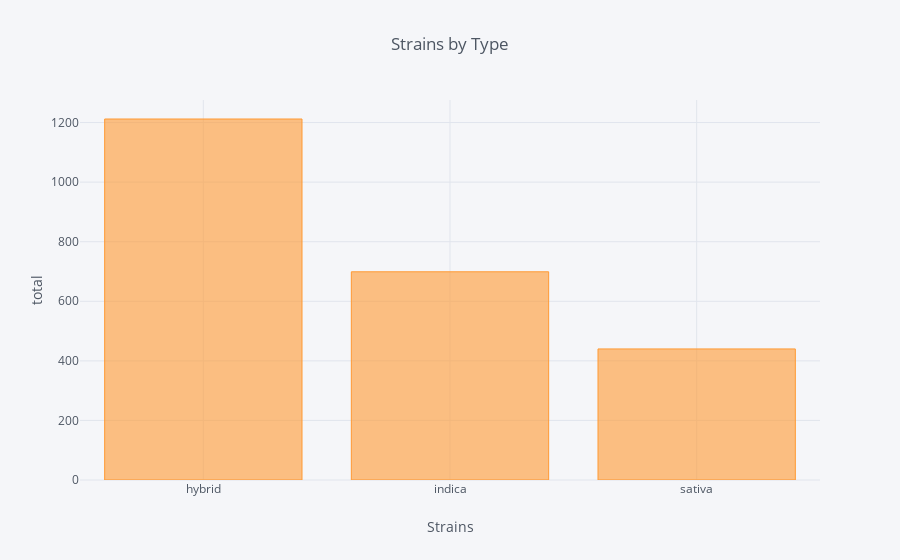

Notebook code cell kept with this figure:
### Code cell
data_type = data.groupby(['Type'], as_index=False)['Strain'].count()
data_type
data_type.iplot(kind='bar', x='Type', xTitle='Strains',yTitle='total', title='Strains by Type')

### Figure 1 — Plotly figure (JSON) as saved in the notebook; plotly's stock layout.template omitted (floating-point values rounded to 4 significant figures)
{"data": [{"marker": {"color": "rgba(255, 153, 51, 0.6)", "line": {"color": "rgba(255, 153, 51, 1.0)", "width": 1}}, "name": "Strain", "orientation": "v", "text": "", "type": "bar", "uid": "3b9cb076-2957-4f49-b962-7488b45b634e", "x": ["hybrid", "indica", "sativa"], "y": [1212, 699, 440]}], "layout": {"legend": {"bgcolor": "#F5F6F9", "font": {"color": "#4D5663"}}, "paper_bgcolor": "#F5F6F9", "plot_bgcolor": "#F5F6F9", "title": {"font": {"color": "#4D5663"}, "text": "Strains by Type"}, "xaxis": {"gridcolor": "#E1E5ED", "showgrid": true, "tickfont": {"color": "#4D5663"}, "title": {"font": {"color": "#4D5663"}, "text": "Strains"}, "zerolinecolor": "#E1E5ED"}, "yaxis": {"gridcolor": "#E1E5ED", "showgrid": true, "tickfont": {"color": "#4D5663"}, "title": {"font": {"color": "#4D5663"}, "text": "total"}, "zerolinecolor": "#E1E5ED"}}}
